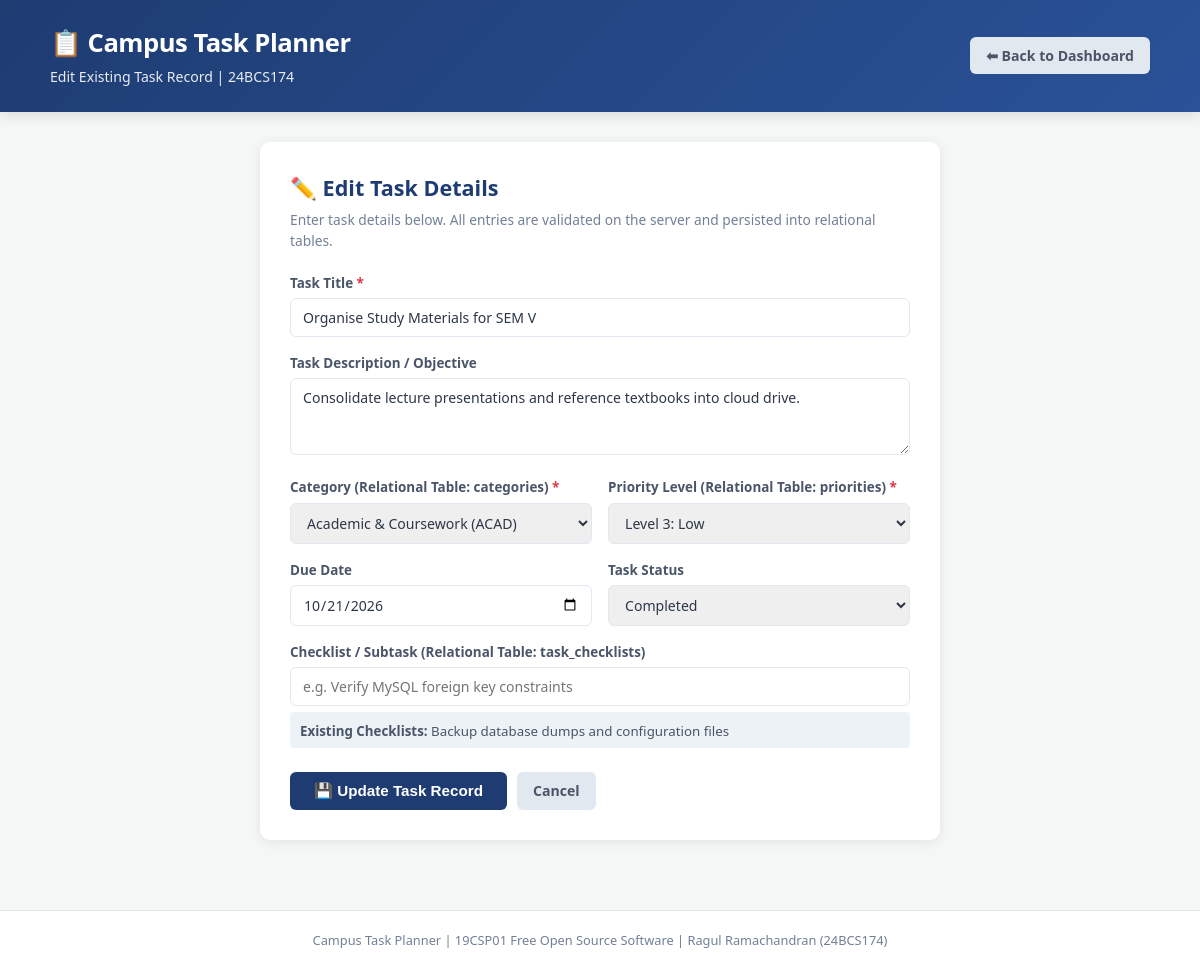
The app's page /task_form.php?id=4 with its own data.
### tables this page shows
CREATE TABLE IF NOT EXISTS tasks (
    task_id         INT AUTO_INCREMENT PRIMARY KEY,
    task_title      VARCHAR(150) NOT NULL,
    description     TEXT,
    due_date        DATE         NULL,
    task_status     ENUM('Pending', 'In Progress', 'Completed') NOT NULL DEFAULT 'Pending',
    category_id     INT          NOT NULL,
    priority_id     INT          NOT NULL,
    created_at      TIMESTAMP    DEFAULT CURRENT_TIMESTAMP,
    FOREIGN KEY (category_id) REFERENCES categories(category_id) ON DELETE CASCADE,
    FOREIGN KEY (priority_id) REFERENCES priorities(priority_id) ON DELETE RESTRICT
);

CREATE TABLE IF NOT EXISTS categories (
    category_id     INT AUTO_INCREMENT PRIMARY KEY,
    category_code   VARCHAR(15)  NOT NULL UNIQUE,
    category_name   VARCHAR(60)  NOT NULL,
    description     VARCHAR(150)
);

### task_form.php (the view, shortened to what this page needs)
<?php
require_once "db.php";
$id = isset($_GET["id"]) ? (int)$_GET["id"] : 0;
$editing = $id > 0;
$task = [
    "task_title"   => "",
    "description"  => "",
    "due_date"     => "",
    "task_status"  => "Pending",
    "category_id"  => 1,
    "priority_id"  => 2
];
$subtasks = [];
if ($editing) {
    $stmt = $conn->prepare("SELECT * FROM tasks WHERE task_id = ?");
    $stmt->bind_param("i", $id);
    $stmt->execute();
    $task_res = $stmt->get_result()->fetch_assoc();
    $task = $task_res;
    $stmt_st = $conn->prepare("SELECT * FROM task_checklists WHERE task_id = ? ORDER BY checklist_id ASC");
    $stmt_st->bind_param("i", $id);
    $stmt_st->execute();
    $subtasks_res = $stmt_st->get_result();
    while ($st = $subtasks_res->fetch_assoc()) {
        $subtasks[] = $st["item_title"];
    }
}
$categories = $conn->query("SELECT * FROM categories ORDER BY category_name ASC");
$priorities = $conn->query("SELECT * FROM priorities ORDER BY priority_level ASC");
?>
<!DOCTYPE html>
<html lang="en">
<head>
    <link rel="stylesheet" href="style.css">
</head>
<body>
<header class="app-header">
    <div class="header-container">
        <div class="brand">
            <h1>📋 Campus Task Planner</h1>
            <p class="subtitle"><?= $editing ? "Edit Existing Task Record" : "Create New Relational Task" ?> | 24BCS174</p>
        </div>
        <div>
            <a href="index.php" class="btn btn-clear">⬅ Back to Dashboard</a>
        </div>
    </div>
</header>
<main class="container">
    <div class="form-container">
        <h2><?= $editing ? "✏️ Edit Task Details" : "➕ Add New Task Record" ?></h2>
        <p class="form-lead">Enter task details below. All entries are validated on the server and persisted into relational tables.</p>
        <form method="POST" action="task_form.php<?= $editing ? '?id=' . $id : '' ?>" class="crud-form">
            <div class="form-group">
                <label for="task_title">Task Title <span class="required">*</span></label>
                <input type="text" id="task_title" name="task_title" value="<?= htmlspecialchars($task['task_title']) ?>" placeholder="e.g. Complete FOSS Assignment 3 Report" required>
            </div>
            <div class="form-group">
                <label for="description">Task Description / Objective</label>
                <textarea id="description" name="description" rows="3" placeholder="Provide additional task specifications or lab requirements..."><?= htmlspecialchars($task['description'] ?? '') ?></textarea>
            </div>
            <div class="form-row">
                <div class="form-group col-half">
                    <label for="category_id">Category (Relational Table: categories) <span class="required">*</span></label>
                    <select id="category_id" name="category_id" required>
                        <?php while ($cat = $categories->fetch_assoc()): ?>
                            <option value="<?= $cat['category_id'] ?>" <?= $task['category_id'] == $cat['category_id'] ? 'selected' : '' ?>>
                                <?= htmlspecialchars($cat['category_name']) ?> (<?= htmlspecialchars($cat['category_code']) ?>)
                            </option>
                        <?php endwhile; ?>
                    </select>
                </div>
                <div class="form-group col-half">
                    <label for="priority_id">Priority Level (Relational Table: priorities) <span class="required">*</span></label>
                    <select id="priority_id" name="priority_id" required>
                        <?php while ($p = $priorities->fetch_assoc()): ?>
                            <option value="<?= $p['priority_id'] ?>" <?= $task['priority_id'] == $p['priority_id'] ? 'selected' : '' ?>>
                                Level <?= $p['priority_level'] ?>: <?= htmlspecialchars($p['priority_label']) ?>
                            </option>
                        <?php endwhile; ?>
                    </select>
                </div>
            </div>
            <div class="form-row">
                <div class="form-group col-half">
                    <label for="due_date">Due Date</label>
                    <input type="date" id="due_date" name="due_date" value="<?= htmlspecialchars($task['due_date'] ?? '') ?>">
                </div>
                <div class="form-group col-half">
                    <label for="task_status">Task Status</label>
                    <select id="task_status" name="task_status">
                        <option value="Completed" <?= $task['task_status'] === 'Completed' ? 'selected' : '' ?>>Completed</option>
                    </select>
                </div>
            </div>
            <div class="form-group">
                <label for="new_subtask">Checklist / Subtask (Relational Table: task_checklists)</label>
                <input type="text" id="new_subtask" name="new_subtask" placeholder="e.g. Verify MySQL foreign key constraints">
                <?php if (!empty($subtasks)): ?>
                    <div class="existing-subtasks">
                        <small><strong>Existing Checklists:</strong> <?= htmlspecialchars(implode(" • ", $subtasks)) ?></small>
                    </div>
                <?php endif; ?>
            </div>
            <div class="form-actions">
                <button type="submit" class="btn btn-save"><?= $editing ? "💾 Update Task Record" : "💾 Save Task" ?></button>
                <a href="index.php" class="btn btn-clear">Cancel</a>
            </div>
        </form>
    </div>
</main>
<footer class="app-footer">
    <p>Campus Task Planner | 19CSP01 Free Open Source Software | Ragul Ramachandran (24BCS174)</p>
</footer>
</body>
</html>

### style.css (style rules this page uses)
:root { --primary: #1e3c72; --primary-dark: #122444; --secondary: #2a5298; --success: #28a745; --warning: #fd7e14; --danger: #dc3545; --info: #17a2b8; --light-bg: #f4f7f6; --card-bg: #ffffff; --text-main: #2d3748; --text-muted: #718096; --border-color: #e2e8f0; }
* { box-sizing: border-box; margin: 0; padding: 0; }
body { font-family: 'Segoe UI', -apple-system, BlinkMacSystemFont, Roboto, Helvetica, Arial, sans-serif; background-color: var(--light-bg); color: var(--text-main); line-height: 1.5; min-height: 100vh; display: flex; flex-direction: column; }
.app-header { background: linear-gradient(135deg, var(--primary) 0%, var(--secondary) 100%); color: #ffffff; padding: 24px 0; box-shadow: 0 4px 12px rgba(0, 0, 0, 0.1); }
.header-container { max-width: 1140px; margin: 0 auto; padding: 0 20px; display: flex; justify-content: space-between; align-items: center; flex-wrap: wrap; gap: 15px; }
.brand h1 { font-size: 1.6rem; font-weight: 700; letter-spacing: -0.5px; }
.brand .subtitle { font-size: 0.88rem; opacity: 0.9; margin-top: 4px; }
.container { max-width: 1140px; margin: 30px auto; padding: 0 20px; flex: 1; }
.btn { display: inline-block; padding: 8px 16px; border-radius: 6px; font-size: 0.88rem; font-weight: 600; text-decoration: none; cursor: pointer; border: none; transition: 0.2s ease; }
.btn-clear { background: #e2e8f0; color: #4a5568; }
.btn-save { background: var(--primary); color: #fff; font-size: 0.95rem; padding: 10px 24px; }
.form-container { background: var(--card-bg); padding: 30px; border-radius: 10px; box-shadow: 0 2px 12px rgba(0, 0, 0, 0.08); max-width: 680px; margin: 0 auto; }
.form-container h2 { color: var(--primary); font-size: 1.35rem; margin-bottom: 6px; }
.form-lead { color: var(--text-muted); font-size: 0.86rem; margin-bottom: 22px; }
.form-group { margin-bottom: 16px; }
.form-row { display: flex; gap: 16px; }
.col-half { flex: 1; }
label { display: block; font-size: 0.84rem; font-weight: 600; color: #4a5568; margin-bottom: 5px; }
.required { color: var(--danger); }
input[type="text"], input[type="date"], select, textarea { width: 100%; padding: 9px 12px; border: 1px solid var(--border-color); border-radius: 6px; font-size: 0.88rem; color: var(--text-main); outline: none; font-family: inherit; }
.existing-subtasks { margin-top: 6px; padding: 6px 10px; background: #edf2f7; border-radius: 4px; color: #4a5568; }
.form-actions { margin-top: 24px; display: flex; gap: 10px; }
.app-footer { text-align: center; padding: 20px; font-size: 0.8rem; color: var(--text-muted); border-top: 1px solid var(--border-color); background: #ffffff; margin-top: 40px; }

### records on screen
tasks: task_title "Organise Study Materials for SEM V", description "Consolidate lecture presentations and reference textbooks into cloud drive.", category_id "Academic & Coursework (ACAD)", priority_id "Level 3: Low", due_date "10/21/2026", task_status "Completed"

### other values on screen
implode(" • ", $subtasks) "Backup database dumps and configuration files"
